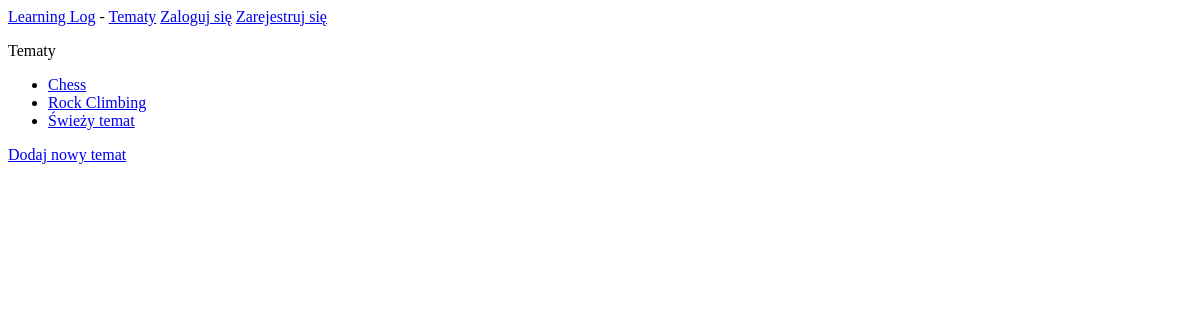
/topics/, run on an earlier commit of the app's database.
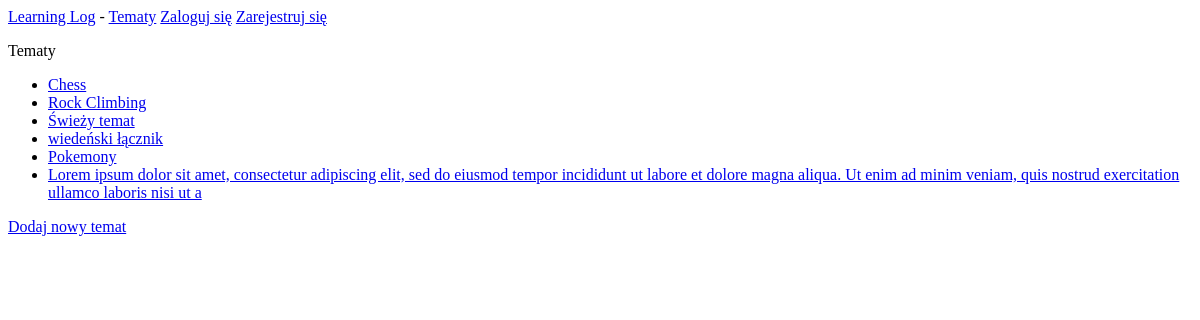
And on a later commit of the database.
### learning_logs/models.py (models this page shows)
class Topic(models.Model):
	text = models.CharField(max_length=200)
	date_added = models.DateTimeField(auto_now=True)
	def __str__(self):
		return self.text

### learning_logs/views.py (the view)
# urls.py: path('topics/', views.topics, name='tematy'),
def topics(request):
	topics = Topic.objects.order_by('date_added')
	context = {'topics':topics}
	return render(request,'learning_logs/topics.html',context)

### learning_logs/templates/learning_logs/topics.html
{% extends 'learning_logs/base.html' %}
{% block content %}
  <p>Tematy</p>
<ul>
	{% for topic in topics %}
	<li><a href="{% url 'learning_logs_app:temat' topic.id %}">{{ topic }}</a></li>
	{% empty %}
	<li>Nie dodano żadnych tematów</li>
	{% endfor %}
</ul>
<a href="{% url 'learning_logs_app:nowy_temat' %}">Dodaj nowy temat</a>
{% endblock content %}

What changed in the data, as far as the page shows it:
added Topic: text "wiedeński łącznik"
added Topic: text "Pokemony"
added Topic: text "Lorem ipsum dolor sit amet, consectetur adipiscing elit, sed do eiusmod tempor incididunt ut labore et dolore magna aliqua. Ut enim ad minim veniam, quis nostrud exercitation ullamco laboris nisi ut a"
